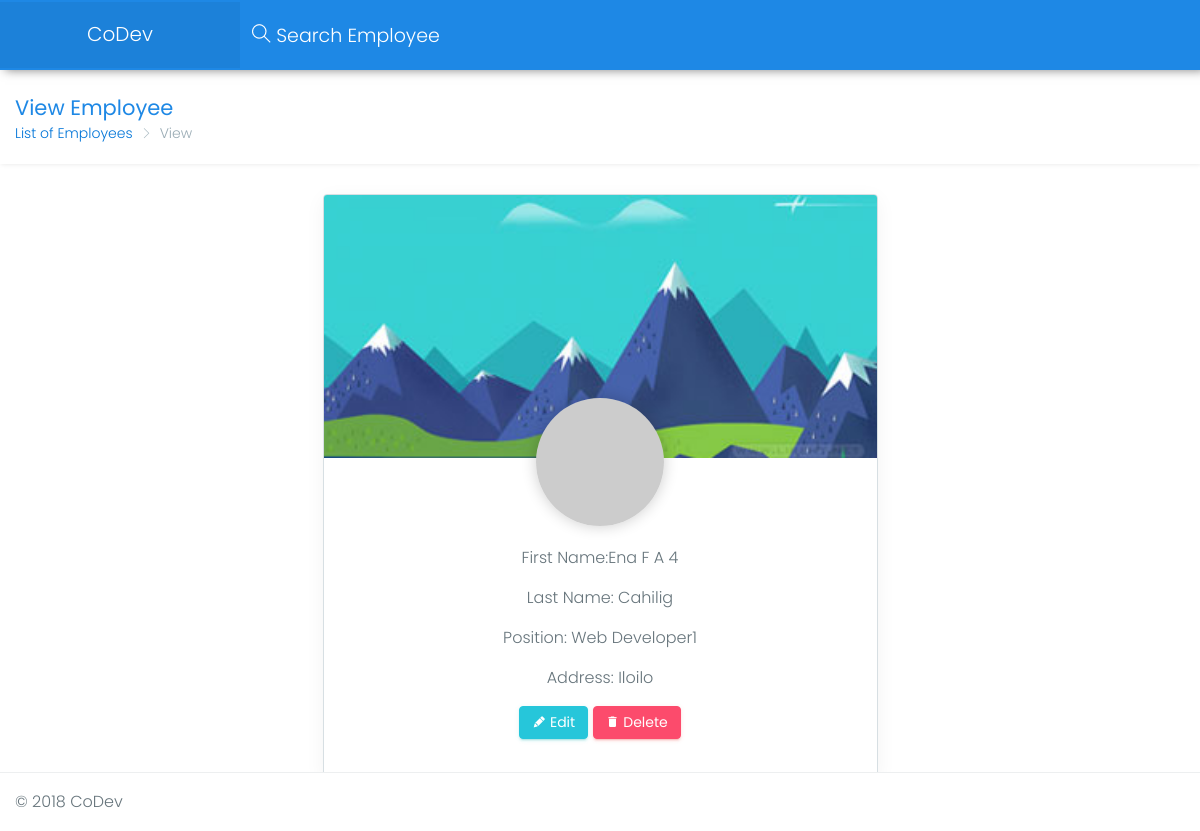
The page /index.php?action=view&id=1 on the database its author committed.
### tables this page shows
CREATE TABLE `employees` (
  `id` int(11) NOT NULL,
  `firstname` varchar(100) NOT NULL,
  `lastname` varchar(100) NOT NULL,
  `position` varchar(100) NOT NULL,
  `address` varchar(200) NOT NULL
);

### Model/Employee.php (called while the page is built, shortened)
<?php
    class Employee
    {
        private $database_connection;
        function __construct() {
            $dbserver = "localhost";
            $dbname = "codev";
            $dbuser = "root";
            $dbpass = "";
            $database_connection = new mysqli($dbserver, $dbuser, $dbpass, $dbname);
            if ($database_connection->connect_error) {
                die("Database connection error! " . $database_connection->connect_error);
            }
            else{
                $this->database_connection=$database_connection;
            }
        }
        public function get($id){
            if(isset($id)){
                $id= mysqli_real_escape_string($this->database_connection,trim($id));
                $query = "SELECT *
                          FROM `employees`
                          WHERE `id` = $id";
                $employee = $this->database_connection->query($query);
                return $employee->fetch_assoc();
            }
        }
    }
?>

### View/view_employee.php (the view)
<?php
	$id = isset($_GET['id']) ? $_GET['id'] : null ;
	if ($id) {
	    $employee = $Employee->get($id);
	} else {
	    header('Location: index.php?action=default');
	}
;?>
<div class="row page-titles">
    <div class="align-self-center">
        <h3 class="text-themecolor">View Employee</h3>
        <ol class="breadcrumb">
            <li class="breadcrumb-item"><a href="index.php">List of Employees</a></li>
            <li class="breadcrumb-item active">View</li>
        </ol>
    </div>
</div>
<div class="row">
    <div class="col-6 offset-3">
        <div class="card">
            <img class="card-img-top" src="assets/images/background/profile-bg.jpg" alt="Card image cap">
            <div class="card-block little-profile text-center">
                <div class="pro-img"><img src="https://via.placeholder.com/350x350" alt="user"></div>
                <p>First Name:<?php echo $employee['firstname'];?></p>
                <p>Last Name: <?php echo $employee['lastname'] ;?><p>
                <p>Position: <?php echo $employee['position'] ;?></p>
               	<p>Address: <?php echo $employee["address"];?></p>
               	<p>
               		<a  href="<?php echo "index.php?action=edit&id={$employee['id']}&from=view"; ?>" class="btn btn-success">
               			<span class="mdi mdi-lead-pencil"></span> Edit
               		</a>
			    	<a onClick="javascript: return confirm('Are you sure?');" href="<?php echo "index.php?action=delete&id={$employee['id']}"; ?>"  style="color:white;" class="btn btn-danger">
			    		<span class="mdi mdi-delete"> Delete</span>
			    	</a>
			   	</p>
            </div>
        </div>
    </div>
</div>

### index.php (shortened to what this page needs)
<?php
    include './Model/Employee.php';
    $Employee = new Employee();
;?>
<!DOCTYPE html>
<html lang="en">
<head>
    <link href="assets/plugins/bootstrap/css/bootstrap.min.css" rel="stylesheet">
    <link href="assets/css/style.css" rel="stylesheet">
    <link href="assets/css/colors/blue.css" id="theme" rel="stylesheet">
</head>
<body class="fix-header fix-sidebar card-no-border">
    <div id="main-wrapper">
        <header class="topbar">
            <nav class="navbar top-navbar navbar-toggleable-sm navbar-light">
                <div class="navbar-header">
                    <a style="color:white !important;" class="navbar-brand" href="index.php">
                        CoDev
                    </a>
                </div>
                <div class="navbar-collapse">
                    <ul class="navbar-nav mr-auto mt-md-0">
                        <li class="nav-item hidden-sm-down search-box"> <a class="nav-link hidden-sm-down text-muted waves-effect waves-dark" href="javascript:void(0)"><i class="ti-search"></i> Search Employee</a>
                        </li>
                    </ul>
                </div>
            </nav>
        </header>
        <div class="">
            <div class="container-fluid">
                <?php
                    $action = isset($_GET["action"]) ? $_GET["action"] : "default" ;
                    if( $action == "view"){
                        include './View/view_employee.php';
                    }
                ?>
            </div>
            <footer style="left:0px !important;" class="footer"> © 2018 CoDev </footer>
        </div>
    </div>
</body>
</html>

### assets/css/colors/blue.css (style rules this page uses)
.topbar { background: #1e88e5; }
.topbar .navbar-header { background: rgba(0, 0, 0, 0.05); }
.topbar .navbar-light .navbar-nav .nav-item > a.nav-link { color: #ffffff !important; }
.text-themecolor { color: #1e88e5 !important; }

### rows shown on the page
employees: firstname "Ena F A 4", lastname "Cahilig", position "Web Developer1", address "Iloilo"
